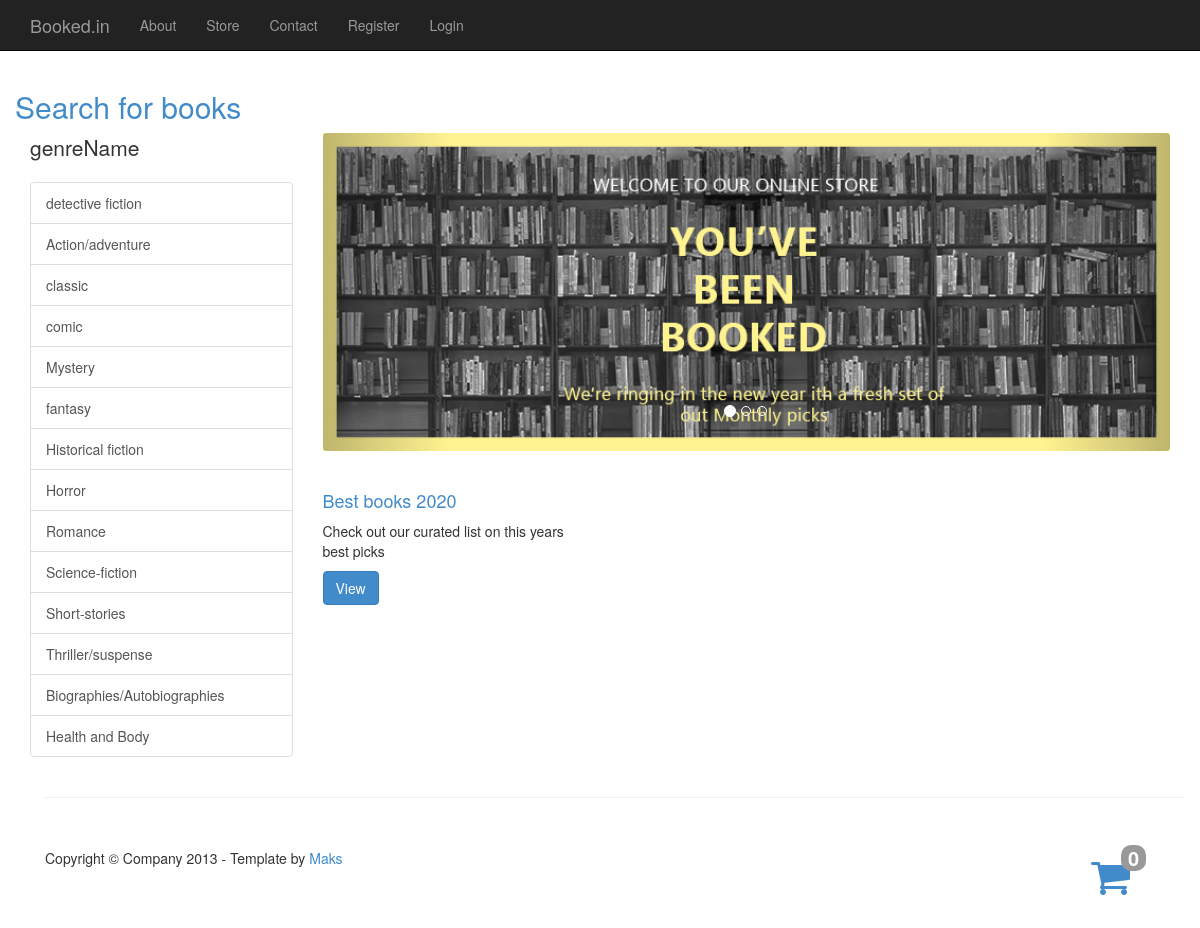
Screenshot of /getgenre/5/ with the database file from the repository.
### storeApp/models.py (models this page shows, shortened)
class genre(models.Model):
    name = models.CharField(max_length=30)
    class Meta:
        db_table = 'genre'

### storeApp/views.py (the view)
# urls.py: path('getgenre/<int:id>/', v.get_by_genre ,name='get_by_genre'),
def get_by_genre(request,id):
    gen=genre.objects.all()
    boo=book.objects.filter(genre=id)
    d={'gen':gen,'boo':boo}
    return render(request,'home.html',d)

### storeApp/templates/home.html (shortened to what this page needs)
{% extends 'base.html'%}
{% block css%}
{% load static %}
    <link rel="stylesheet" href="{% static 'css/bootstrap.css' %}">
    <link rel="stylesheet" href="{% static 'css/shop-homepage.css' %}">
{% endblock %}
{% block content %}
<h2><a href="{% url 'storeApp:search' %}">Search for books</a></h2>
<div class="col-md-3">
    <p class="lead">genreName</p>
    <div class="list-group">
        {%for i in gen%}
        <a href="{%url 'storeApp:get_by_genre' i.id %}" class="list-group-item">{{i.name}}</a> {%endfor%}
    </div>
</div>
{%endblock%}

### static/css/shop-homepage.css (style rules this page uses)
body { padding-top: 70px }

### rows the page displays
genre: name "detective fiction"
genre: name "Action/adventure"
genre: name "classic"
genre: name "comic"
genre: name "Mystery"
genre: name "fantasy"
genre: name "Historical fiction"
genre: name "Horror"
genre: name "Romance"
genre: name "Science-fiction"
genre: name "Short-stories"
genre: name "Thriller/suspense"
genre: name "Biographies/Autobiographies"
genre: name "Health and Body"
